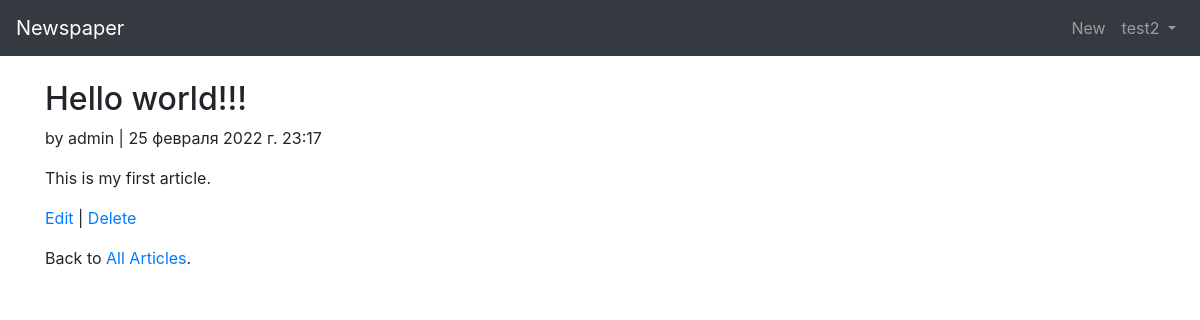
Screenshot of /articles/1/ (signed in) with the database file from the repository.
### users/models.py (models this page shows)
class CustomUser(AbstractUser):
    age = models.PositiveIntegerField(default=0)

### articles/models.py (models this page shows, shortened)
class Article(models.Model):
    title = models.CharField(max_length=255)
    body = models.TextField()
    date = models.DateTimeField(auto_now_add=True)
    author = models.ForeignKey(settings.AUTH_USER_MODEL, on_delete=models.CASCADE)

### articles/views.py (the view)
# urls.py: path('<int:pk>/', views.ArticleDetailView.as_view(), name='article_detail'),
class ArticleDetailView(LoginRequiredMixin, DetailView):
    model = models.Article
    template_name = 'article_detail.html'
    context_object_name = 'article'
    login_url = 'login'

### templates/article_detail.html
{% extends "base.html" %}
{% block content %}
	<div class="article-entry">
		<h2>
			{{ article.title }}
		</h2>
		<p>
			by {{ article.author }} | {{ article.date }}
		</p>
		<p>
			{{ article.body }}
		</p>
	</div>
	<p>
		<a href="{% url 'article_edit' article.pk %}">Edit</a> |
		<a href="{% url 'article_delete' article.pk %}">Delete</a>
	</p>
	<p>Back to <a href="{% url 'article_list' %}">All Articles</a>.</p>
{% endblock content %}

### templates/base.html (shortened to what this page needs)
<!DOCTYPE html>
<html lang="en">
  <head>
    <link rel="stylesheet" href="https://maxcdn.bootstrapcdn.com/bootstrap/4.0.0/css/bootstrap.min.css">
  </head>
  <body>
    <nav class="navbar navbar-expand-md navbar-dark bg-dark mb-4">
        <a href="{% url 'home' %}" class="navbar-brand">Newspaper</a>
        <div class="collapse navbar-collapse" id="nabarCollapse">
            {% if user.is_authenticated %}
                <ul class="navbar-nav ml-auto">
                    <li class="nav-item"><a class="nav-link" href="{% url 'article_new' %}">New</a></li>
                    <li class="nav-item">
                        <a href="#" class="nav-link dropdown-toggle" id="usesMenu" data-toggle="dropdown" aria-haspopup="true" aria-expanded="false">
                            {{user.username}}
                        </a>
                    </li>
                </ul>
            {% else %}
            <from class="form-inline ml-auto">
                <a href="{% url 'login' %}" class="btn btn-outline-secondary">Log in</a>
                <a href="{% url 'signup' %}" class="btn btn-primary ml-2">Sign up</a>
            </from>
            {% endif %}
        </div>
    </nav>
    <div class="container">
        {% block content %}
        {% endblock content %}
    </div>
  </body>
</html>

### rows the page displays
CustomUser: username "test2"
Article: title "Hello world!!!", author "admin", date "25 февраля 2022 г. 23:17", body "This is my first article."
